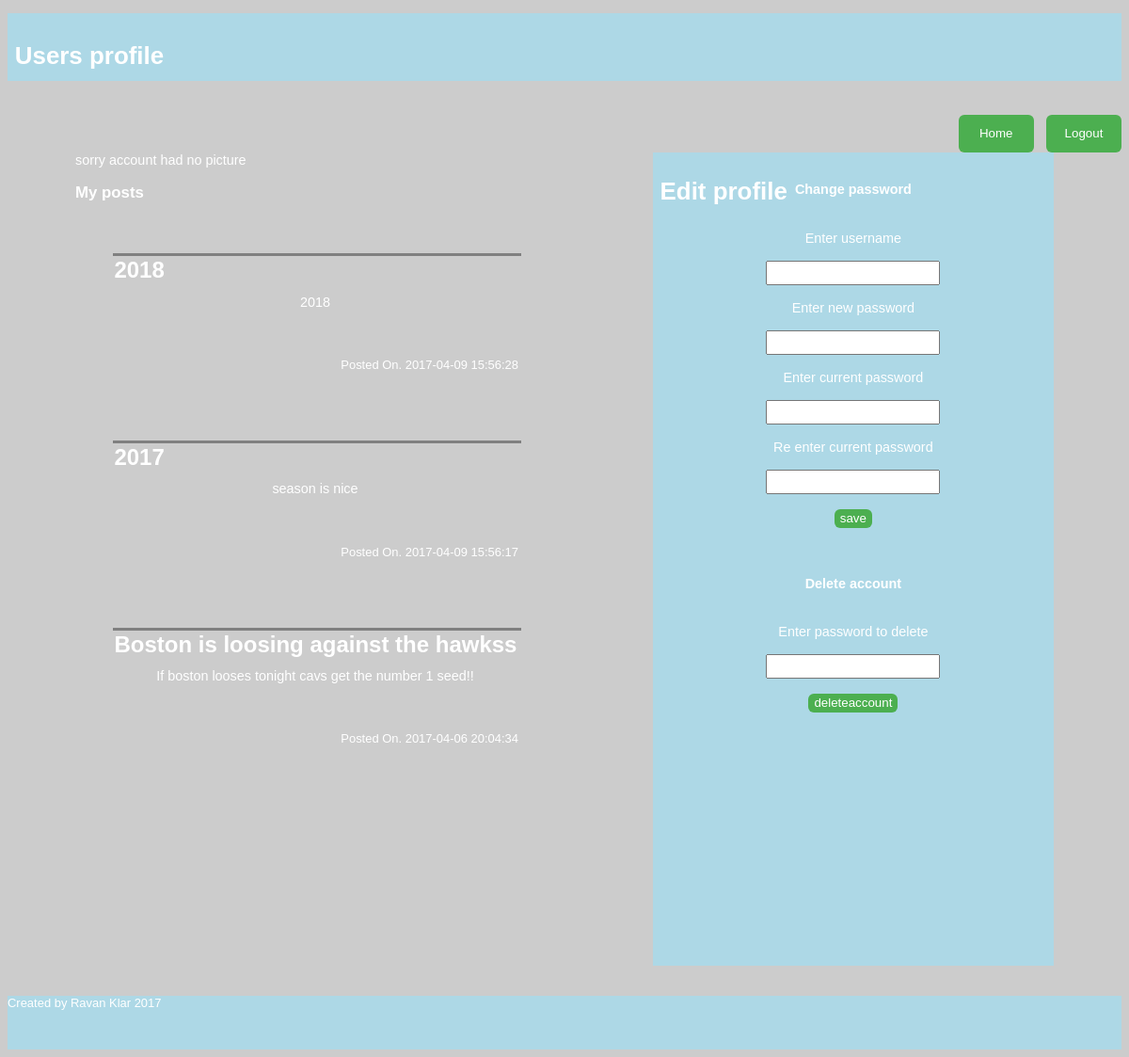
Screenshot of /php/user.php (signed in) with the database file from the repository.
### tables this page shows
CREATE TABLE `topics` (
  `tname` varchar(9999) NOT NULL,
  `tcontent` mediumtext NOT NULL,
  `userID` varchar(9999) NOT NULL,
  `date` datetime NOT NULL,
  `postID` int(11) NOT NULL,
  `username` varchar(15) NOT NULL
);

### php/myposts.php (the view, shortened to what this page needs)
<?php
        include 'connection.php';
        $count = 0;
        $userid = $_SESSION["userid"];
        $newsfeed=("SELECT * FROM topics WHERE userID = '$userid' ORDER BY date desc");
        $newsfeed1 = mysqli_query($connection,$newsfeed) or die(mysql_error());
        while ($row = mysqli_fetch_assoc($newsfeed1)) {
        $v = $row['tname'];
        $w = $row['tcontent'];
        $z = $row['date'];
        $count = $count +1;
        if($count == 0){
          echo "<br>empty newsfeed or search not found.";
          echo "<br>an empty search will return all results.";
        }else{
?>
        <table class="info2">
          <tr>
              <th align="left">
              <?php echo "".$v; ?>
              </th>
          </tr>
              <td align="right">
                <center>
               <span class="text"><?php echo $w; ?></span>
                </center>
              </td>
          <tr>
              <td>
              <p align="right"> Posted On.  <?php echo $z; ?></p>
              <br><br>
              </td>
          </tr>
          </table>
        <?php
        } }
        ?>

### style/project.css (style rules this page uses)
h1,h2,p,body { font-family: Tahoma, Helvetica, sans-serif; color: white; }
p, body { font-size: 0.9em; min-width: 10em; }
body { min-width: 50em; background-image: url("../picture1.jpg"); background-size: 100%, 100%; position: relative; min-height: 100%; background-color: #cccccc; }
.info2 { margin-top: 2em; margin-left: 1em; }
.info2 th { display: inline-block; height: 75%; margin-left: 1em; margin-top: 1em; border-top: 3px solid grey; font-size: 24px; min-width: 30em; max-width: 30em; }
.info2 td { display: inline-block; width: 30%; height: 3em; margin-top: .5em; margin-left: 1.5em; min-width: 30em; max-width: 30em; }

### rows the page displays
topics: tname "2018", tcontent "2018", date "2017-04-09 15:56:28"
topics: tname "2017", tcontent "season is nice", date "2017-04-09 15:56:17"
topics: tname "Boston is loosing against the hawkss", tcontent "If boston looses tonight cavs get the number 1 seed!!", date "2017-04-06 20:04:34"
